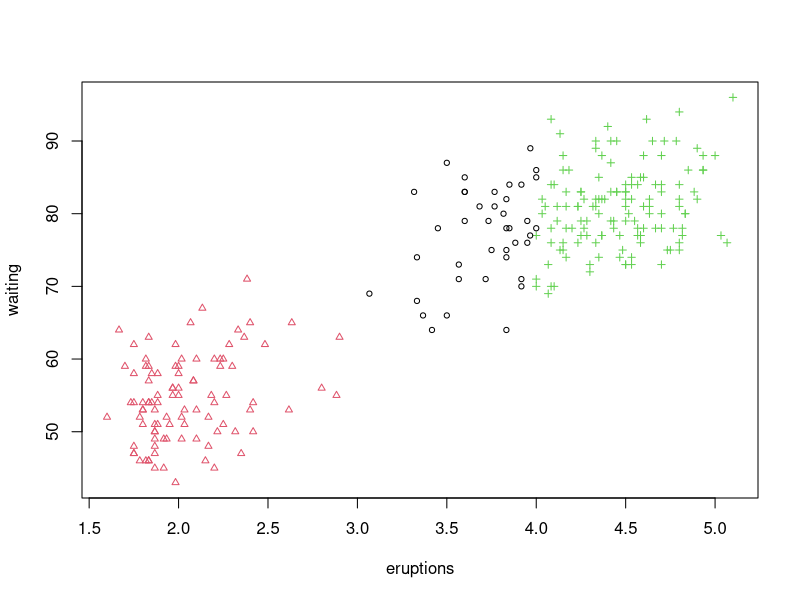
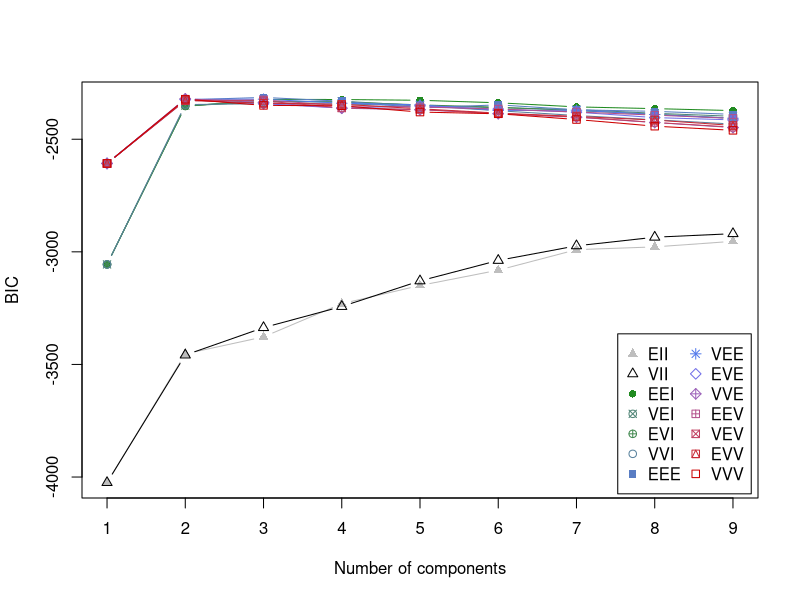
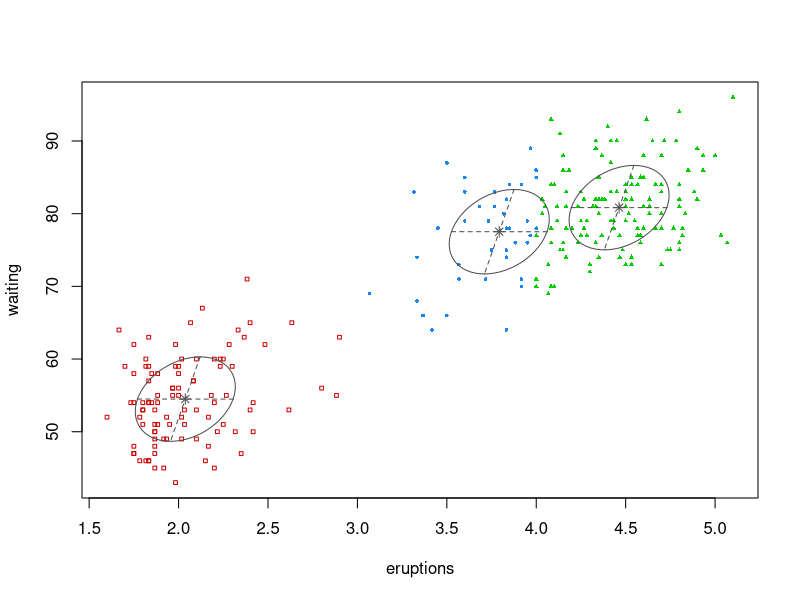
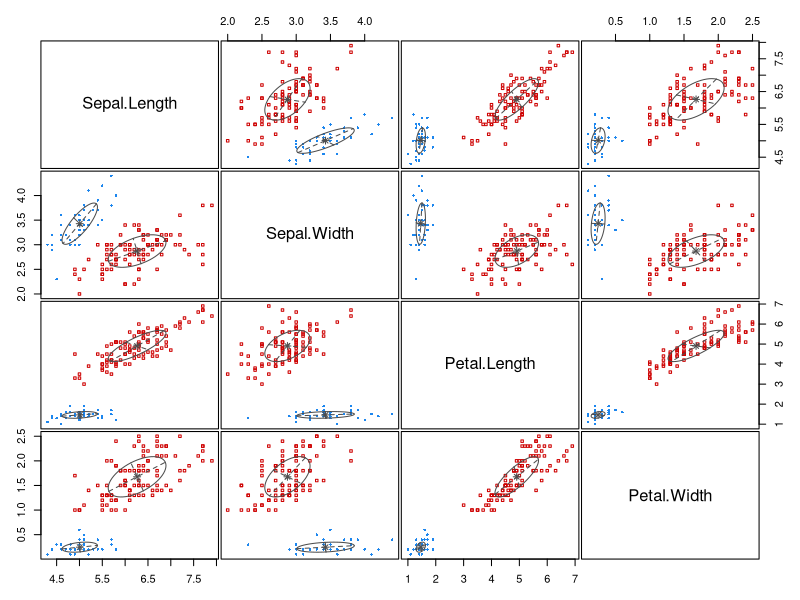
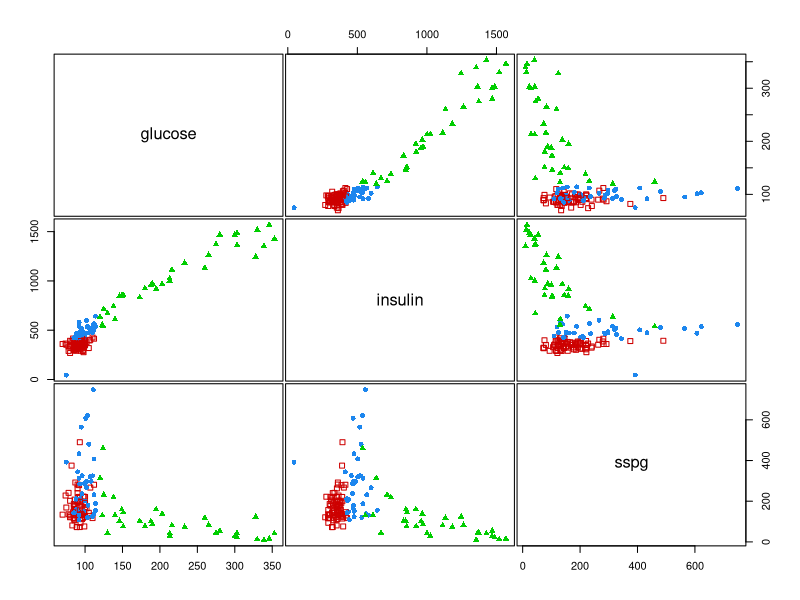
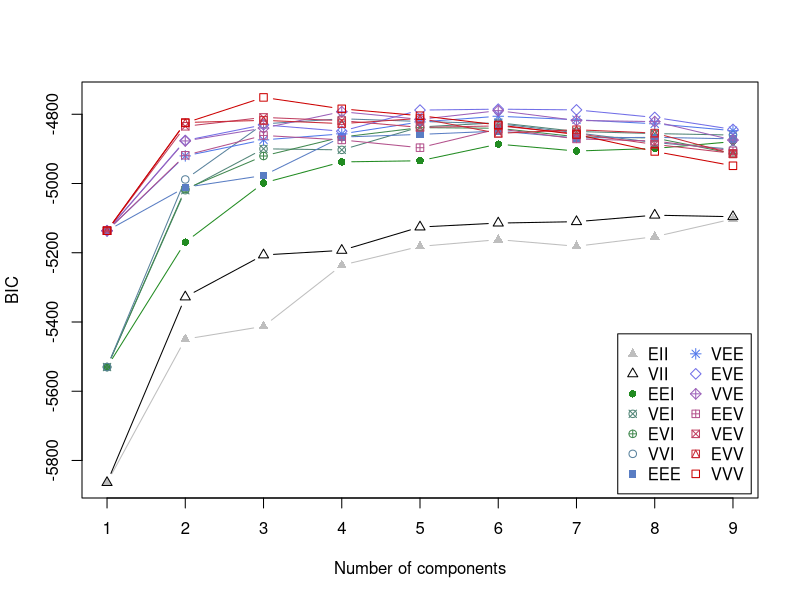
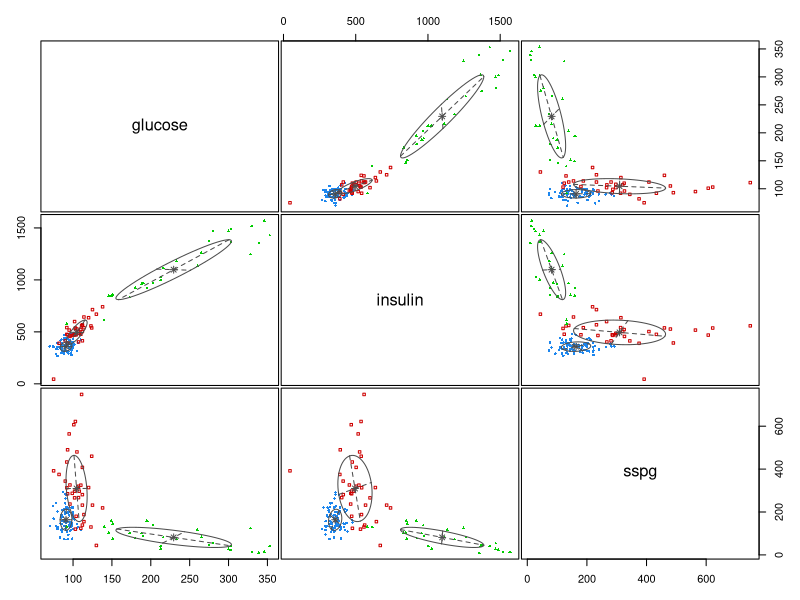

These charts were generated, in order, by the following R code:
## ---- chunk 1
knitr::opts_chunk$set(
  options(digits = 3), # round to 3 digits
  echo = TRUE,
  comment = "#",
  fig.path = "figures/",
  fig.height = 4,
  fig.width = 5,
  fig.align = "center",
  cache = FALSE,
  warnings = FALSE,
  message = FALSE)
knitr::opts_knit$set(
  root.dir="data/"
  )
## ---- chunk 2
library(mclust) 
fit.old <- Mclust(faithful) 
summary(fit.old)
## ---- chunk 3
summary(fit.old, parameters = TRUE)
plot(faithful, pch = fit.old$classification, 
       col = fit.old$classification,
       cex = 0.7)
## ---- chunk 4
plot(fit.old, what = "BIC", cex = 0.3)
## ---- chunk 5
plot(fit.old, what = "classification", cex = 0.5)
## ---- chunk 6
fit.iris <- Mclust(iris[,1:4])
summary(fit.iris)
plot(fit.iris, what = "classification", cex = 0.5)
## ---- chunk 7
data(diabetes) # under mclust package
table(diabetes$class)
X <- diabetes[,-1]
head(X)
clPairs(X, diabetes$class)
## ---- chunk 8
fit.diabetes <- Mclust(X)
plot(fit.diabetes, what  = "BIC", cex = 0.5)
## ---- chunk 9
summary(fit.diabetes, parameters = TRUE)
plot(fit.diabetes, what = "classification", cex = 0.5)
